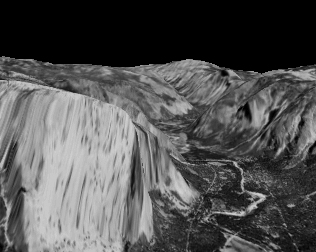
#> input picture Warping-using-LK/resources/yos_img_01.jpg, 316 x 252 px, found by its file name; the run also reads 1 picture not shown here
$ python flow_warping.py
#> lines starting #> are read from the running program, lines starting #| are printed output that depends on the picture; pictures that were not available may be replaced by others from this repository, and a replacement may not be noted
### Lucas-Kanade/lucas_kanade.py
import cv2
import numpy as np
import sys
from collections import OrderedDict
import matplotlib.pyplot as plt


def lk_flow(img1,img2, k): #Windows size - k

    #Initializing gradient matrices for 3 dimensions
    gx = np.zeros(img1.shape, dtype=np.float32)
    gy = np.zeros(img1.shape, dtype=np.float32)
    gt = np.zeros(img1.shape, dtype=np.float32)

    #Calculating gradients
    gx[1:-1, 1:-1] = cv2.subtract(img1[1:-1, 2:], img1[1:-1, :-2]) / 2
    gy[1:-1, 1:-1] = cv2.subtract(img1[2:, 1:-1], img1[:-2, 1:-1]) / 2
    gt[1:-1, 1:-1] = cv2.subtract(img1[1:-1, 1:-1], img2[1:-1, 1:-1])

    specs = np.zeros(img1.shape + (5,))
    specs[..., 0] = gx ** 2
    specs[..., 1] = gy ** 2
    specs[..., 2] = gx * gy
    specs[..., 3] = gx * gt
    specs[..., 4] = gy * gt

    specs = np.zeros(img1.shape + (5,))
    specs[..., 0] = gx ** 2
    specs[..., 1] = gy ** 2
    specs[..., 2] = gx * gy
    specs[..., 3] = gx * gt
    specs[..., 4] = gy * gt
    del gt, gx, gy
    cum_specs = np.cumsum(np.cumsum(specs, axis=0), axis=1)
    del specs
    k_specs = (cum_specs[2 * k + 1:, 2 * k + 1:] -
                  cum_specs[2 * k + 1:, :-1 - 2 * k] -
                  cum_specs[:-1 - 2 * k, 2 * k + 1:] +
                  cum_specs[:-1 - 2 * k, :-1 - 2 * k])
    del cum_specs

    flow = np.zeros(img1.shape + (2,))
    det = k_specs[...,0] * k_specs[..., 1] - k_specs[..., 2] **2

    flow_x = np.where(det != 0,
                     (k_specs[..., 1] * k_specs[..., 3] -
                      k_specs[..., 2] * k_specs[..., 4]) / det,
                      0)
    flow_y = np.where(det != 0,
                     (k_specs[..., 0] * k_specs[..., 4] -
                      k_specs[..., 2] * k_specs[..., 3]) / det,
                      0)
    flow[k + 1: -1 - k, k + 1: -1 - k, 0] = flow_x[:-1, :-1]
    flow[k + 1: -1 - k, k + 1: -1 - k, 1] = flow_y[:-1, :-1]
    flow = flow.astype(np.float32)
    return flow

#Simple implementation but not so good at performance
# [40 lines left out: functions lk_flow_alternate, draw_flow_on_original, not called in this run]

def draw_flow(flow):
    mag, ang = cv2.cartToPolar(flow[..., 0], flow[..., 1])
    hsv = np.zeros(flow.shape[:2]+(3,), dtype=np.uint8)
    hsv[...,0] = ang*180/np.pi/2
    hsv[...,1] = 255
    hsv[...,2] = cv2.normalize(mag, None, 0, 255, cv2.NORM_MINMAX)
    flow_vis = cv2.cvtColor(hsv, cv2.COLOR_HSV2BGR)
    return flow_vis

# [39 lines left out: function lk, not called in this run]


# [3 lines that do not run on import are left out]

### Gaussian-Laplacian-Pyramids/gaussian_pyramid.py
import cv2
import numpy as np
import sys
from collections import OrderedDict
import matplotlib.pyplot as plt

def save_images(img, path):

        cols = 2
        rows = np.ceil(float(len(img)) / cols)

        plt.figure(1)
        for i, data in enumerate(img):
            plot_i = rows * 100 + cols * 10 + 1 + i
            plt.subplot(plot_i)
            plt.imshow(data)

        plt.savefig(path)

def gaussian(img, levels = 4, save = False):
    gau_pyr = [img]
    for i in range(levels-1):
        gau_pyr.append(cv2.pyrDown(gau_pyr[-1])) #gau_pyrDown is the reduce operator in OpenCV

    print('Gaussian pyramid complete')
    if save:
        save_images(gau_pyr, 'results/gaussian-pyramid-'+str(levels)+'-levels.png')

        print('Gaussian Pyramid Images saved')

    return gau_pyr

# [3 lines that do not run on import are left out]

### Warping-using-LK/flow_warping.py
import cv2
import numpy as np
import sys
from collections import OrderedDict
import matplotlib.pyplot as plt
from gaussian_pyramid import *
from lucas_kanade import *


def backwarp(img, flow):
    h, w = flow.shape[:2]
    flow_map = -flow.copy()
    flow_map[:,:,0] += np.arange(w)
    flow_map[:,:,1] += np.arange(h)[:,np.newaxis]
    warped = cv2.remap(img, flow_map, None, cv2.INTER_LINEAR)
    return warped

def lk_level1(images, levels, winSize):
    gau_pyrs = []
    for i in range(len(images)):
        gau_pyrs += gaussian(images[i], levels)

    print('Generating Flows')
    flows = []
    for i in range(len(images)-1):
        flows += [-lk_flow(images[i], images[i+1], winSize)]

    print('Generating Warps')
    warps = []
    for fr, flow in zip(images[1:], flows):
        warps += [backwarp(fr, flow)]

    print('Generating Differences')
    diffs = []
    for i in range(len(warps)):
        diffs += [cv2.subtract(images[i], warps[i])]

    diffs1 = []
    for img in diffs:
        diffs1 += [cv2.cvtColor(img, cv2.COLOR_GRAY2BGR)]

    return flows,warps,diffs1

def draw_flows(images, flows, filename):
    #Splitting the images in equal rows and cols
    cols = 2
    rows = np.ceil(float(len(flows)) / cols)

    #Plotting all images
    plt.figure(1)
    for i, (img, flow) in enumerate(zip(images, flows)):
        plot_i = rows * 100 + cols * 10 + 1 + i
        plt.subplot(plot_i)
        plt.imshow(img, cmap='gray', interpolation='bicubic')
        step=int(img.shape[0] / 30)
        x = np.arange(0, img.shape[1], 1)
        y = np.arange(0, img.shape[0], 1)
        x, y = np.meshgrid(x, y)
        plt.quiver(x[::step, ::step], y[::step, ::step], flow[::step, ::step, 0], flow[::step, ::step, 1], color='r', pivot='middle', headwidth=5, headlength=5)

    plt.savefig(filename)
    plt.clf()


def warp():

    print('Warping Data Sequence 1')
    #Lambda functions in python
    path = lambda i: 'resources/DataSeq1/yos_img_0' + str(i+1) + '.jpg'
    #frs = np.array([cv2.imread(path(i), cv2.IMREAD_GRAYSCALE) for i in range(3)])
    images = np.array([cv2.imread(path(0), cv2.IMREAD_GRAYSCALE)])
    for i in range(1,3):
        img = cv2.imread(path(i), cv2.IMREAD_GRAYSCALE)
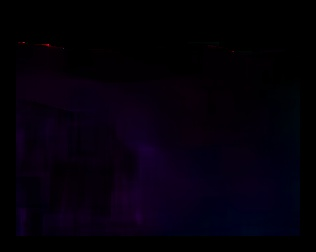
#> input picture Warping-using-LK/results/DataSeq1-flows-img1.jpg, 316 x 252 px, given in place of yos_img_02.jpg, which was not available
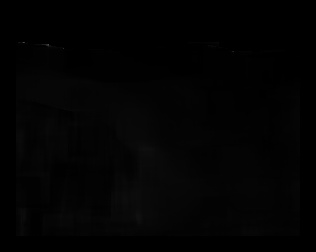
#> img: shape (252, 316); min 0, max 77, mean 2.5
        images = np.append(images, np.array([img]), axis=0)
#> pass 2 of the loop in warp, `for i in range(1,3):`:
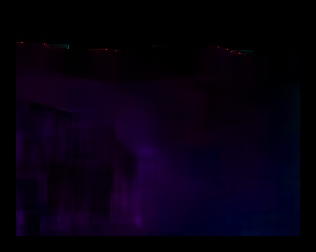
#> input picture Warping-using-LK/results/DataSeq1-flows-img2.jpg, 316 x 252 px, given in place of yos_img_03.jpg, which was not available
#> in warp, `img = cv2.imread(path(i), cv2.IMREAD_GRAYSCALE)`:
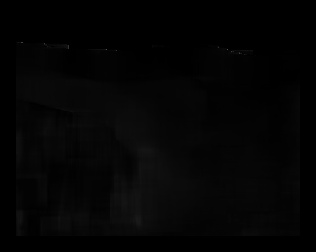
#> img: shape (252, 316); min 0, max 80, mean 4

    flows, warps, diffs = lk_level1(images, 1, 15)
#> the loop in lk_level1, `for i in range(len(images)):` made 3 passes
#| Gaussian pyramid complete
#| Gaussian pyramid complete
#| Gaussian pyramid complete
#> the loop in lk_level1, `for i in range(len(images)-1):` made 2 passes
#> pass 1, in lk_flow, `flow_x = np.where(det != 0, (k_specs[..., 1] * k_specs[..., 3] - k_spe..`:
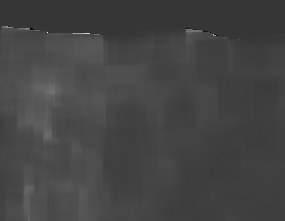
#> flow_x: shape (221, 285) float64; min -16.66, max 61.08, mean 4.3; drawn with min black and max white
#> after the loop in lk_level1, `for i in range(len(images)-1):`: flows = 2 items
#> the loop in lk_level1, `for fr, flow in zip(images[1:], flows):` made 2 passes
#> (h in backwarp, w in backwarp) on passes 1 to 2: (252, 316), (252, 316)
#> pass 1, in backwarp, `warped = cv2.remap(img, flow_map, None, cv2.INTER_LINEAR)`:
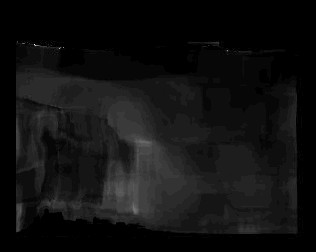
#> warped: shape (252, 316); min 0, max 35, mean 2.3; drawn with min black and max white
#> the loop in lk_level1, `for i in range(len(warps)):` made 2 passes
#> the loop in lk_level1, `for img in diffs:` made 2 passes
#> flows = 2 items; warps = 2 items; diffs = 2 items

    draw_flows(images, flows, 'results/DataSeq1-flowDir.png')
#> in draw_flows, `rows = np.ceil(float(len(flows)) / cols)`: rows = 1
#> the loop in draw_flows, `for i, (img, flow) in enumerate(zip(images, flows)):` made 2 passes
#> (plot_i, step) on passes 1 to 2: (121, 8), (122, 8)
#> in draw_flows, `plt.savefig(filename)`:
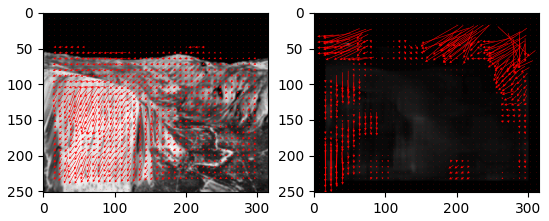
#> figure drawn by matplotlib, 2 panels
    save_images(diffs, 'results/DataSeq1-difference.png')
#> the loop in save_images, `for i, data in enumerate(img):` made 2 passes
#> plot_i on passes 1 to 2: 121, 122
    print('Flow and Difference images saved successfully')

    cv2.imwrite('results/DataSeq1-img1-warped.png', warps[0])
    cv2.imwrite('results/DataSeq1-img2-warped.png', warps[1])
    print('Warped Images saved successfully')

    for i, flow in enumerate(flows):
        cv2.imwrite('results/DataSeq1-flows-img'+str(i+1)+'.jpg', draw_flow(flow))
#> this loop made 2 passes
#> pass 1, in draw_flow, `mag, ang = cv2.cartToPolar(flow[..., 0], flow[..., 1])`:
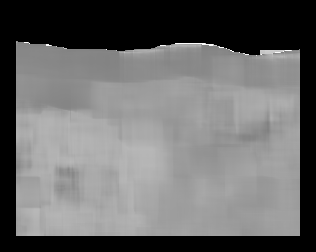
#> ang: shape (252, 316) float32; min 0, max 6.26, mean 2.61; drawn with min black and max white
#> pass 2, in draw_flow (call 2), `mag, ang = cv2.cartToPolar(flow[..., 0], flow[..., 1])`:
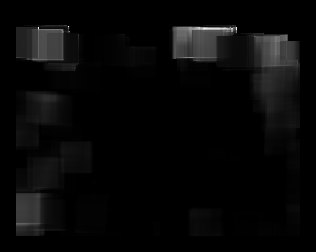
#> mag: shape (252, 316) float32; min 0, max 4.37, mean 0.137; drawn with min black and max white


    #######***************########
    print('\nWarping Data Sequence 2')
    path = lambda i: 'resources/DataSeq2/' + str(i) + '.png'
    #frs = np.array([cv2.imread(path(i), cv2.IMREAD_GRAYSCALE) for i in range(3)])
    images = np.array([cv2.imread(path(0), cv2.IMREAD_GRAYSCALE)])
    for i in range(1,3):
        img = cv2.imread(path(i), cv2.IMREAD_GRAYSCALE)
#> (the run stopped early here; a loop or call above may not have finished)
